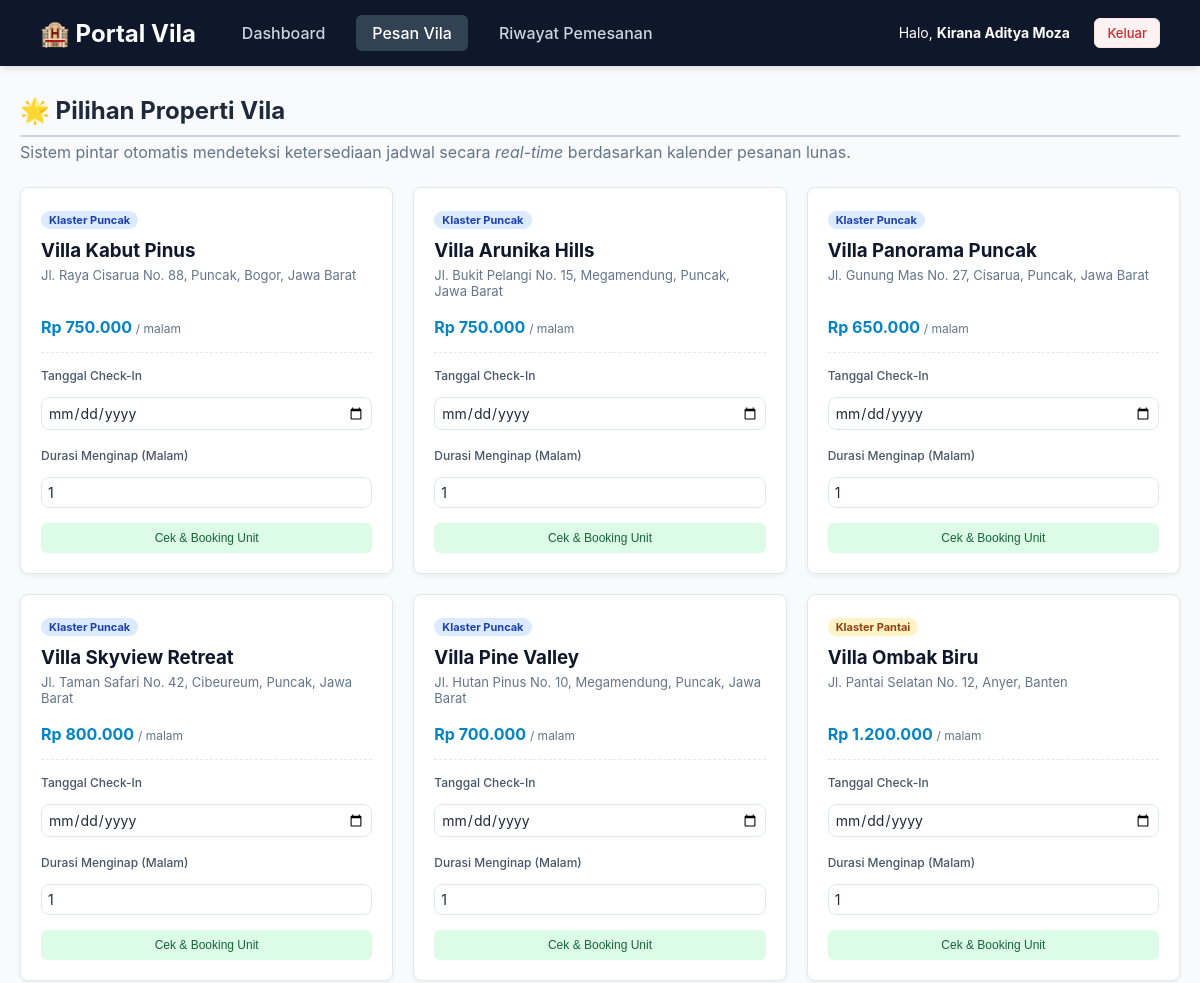
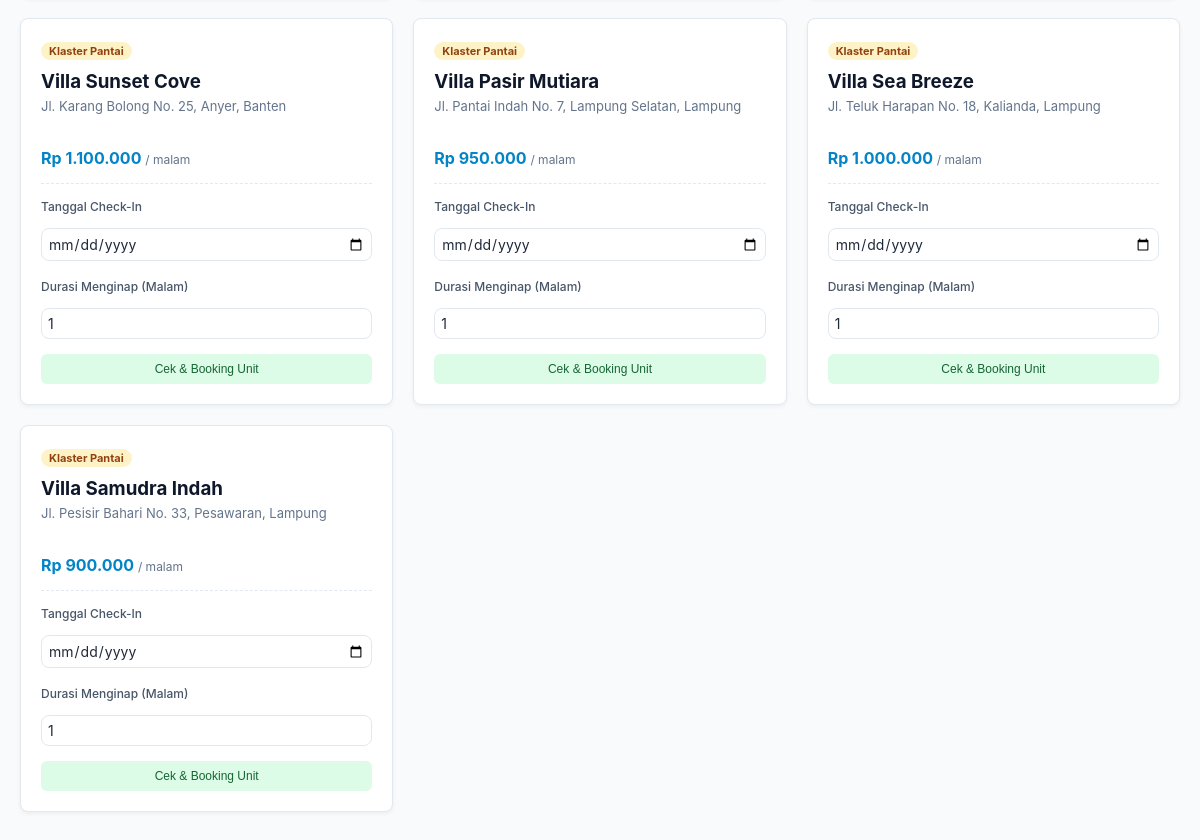
The app's page /customer_villa.php (signed in), older data (2 pictures, top to bottom).
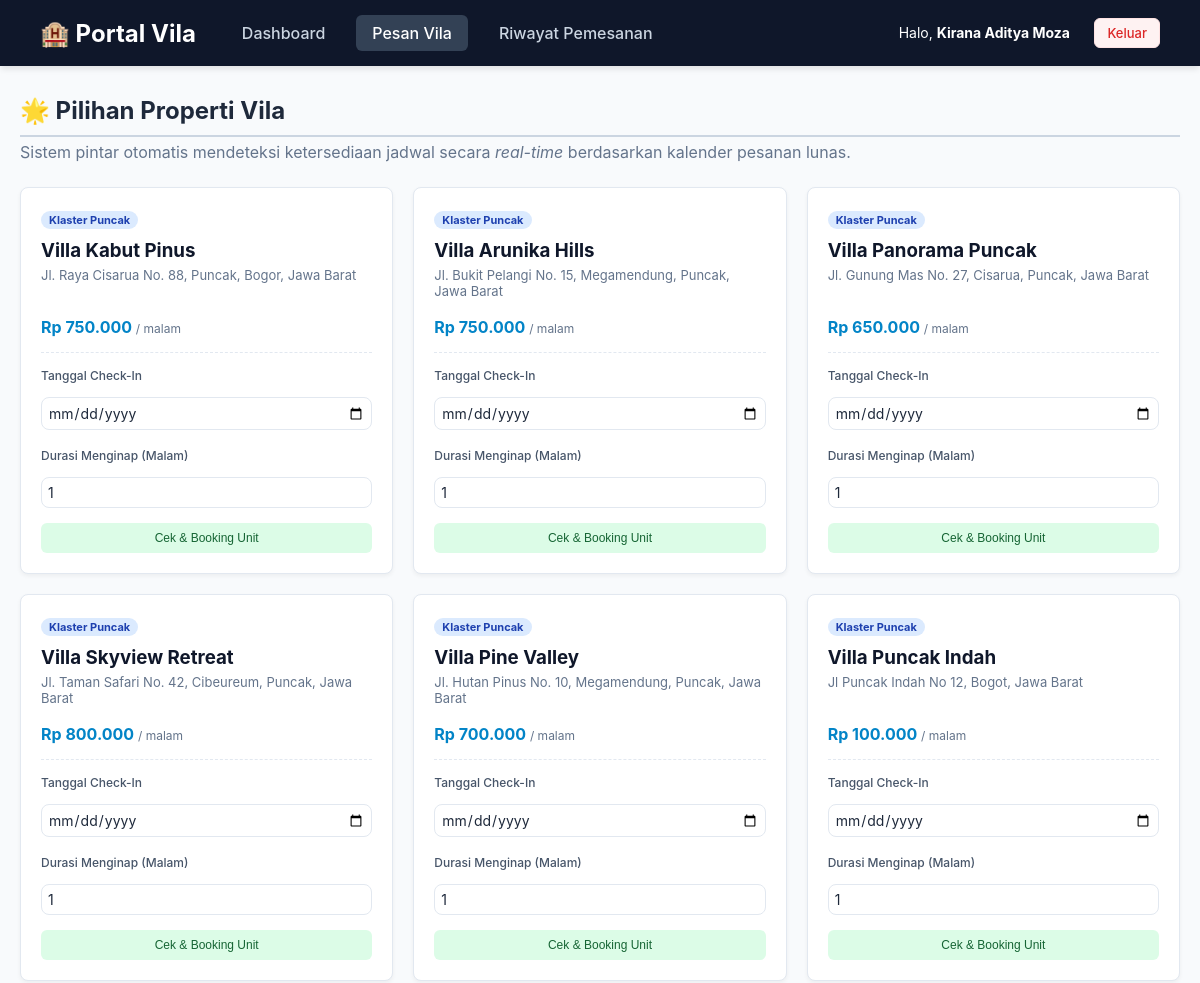
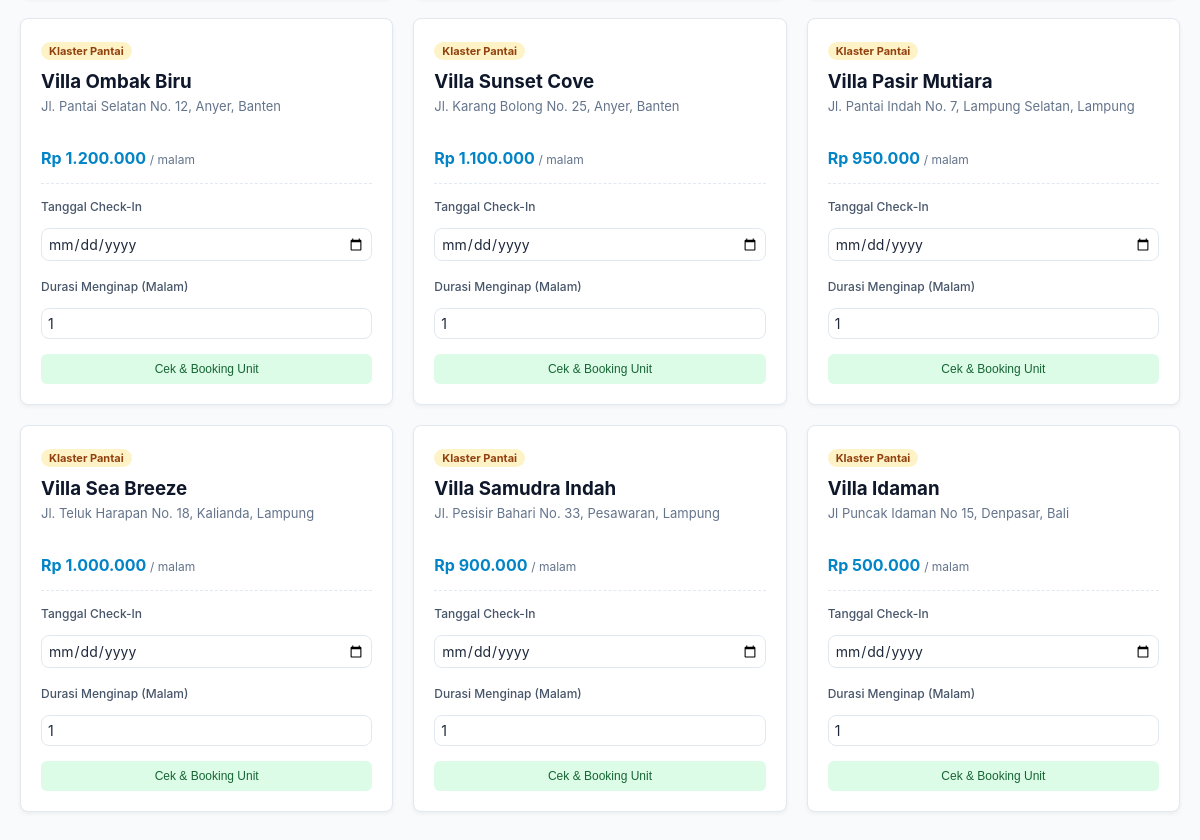
The same page, newer data (2 pictures, top to bottom).
### tables this page shows
CREATE TABLE `vila` (
  `id_vila` varchar(5) NOT NULL,
  `nama_vila` varchar(100) NOT NULL,
  `alamat` text NOT NULL,
  `klaster` enum('Puncak','Pantai') NOT NULL,
  `harga_per_malam` decimal(10,2) NOT NULL,
  `status` enum('Tersedia','Disewa') DEFAULT 'Tersedia'
);

### customer_villa.php (the view, shortened to what this page needs)
<?php
require_once 'config.php';
$villas = $pdo->query("SELECT * FROM vila ORDER BY klaster ASC, id_vila ASC")->fetchAll();
?>
<!DOCTYPE html>
<html lang="id">
<head>
    <link rel="stylesheet" href="style.css">
</head>
<body>
    <?php include 'customer_navbar.php'; ?>
    <div class="container">
        <h2 style="color: #1e293b; border-bottom: 2px solid #cbd5e1; padding-bottom: 10px; margin-bottom: 5px;">🌟 Pilihan Properti Vila</h2>
        <p style="color: #64748b; margin-bottom: 25px;">Sistem pintar otomatis mendeteksi ketersediaan jadwal secara <i>real-time</i> berdasarkan kalender pesanan lunas.</p>
        <div class="grid-katalog">
            <?php foreach ($villas as $v): ?>
                <div class="villa-card">
                    <span class="villa-klaster <?= strtolower($v['klaster']); ?>">Klaster <?= $v['klaster']; ?></span>
                    <h3 style="margin-bottom: 5px; color: #0f172a;"><?= htmlspecialchars($v['nama_vila']); ?></h3>
                    <p style="font-size: 13px; color: #64748b; min-height: 40px; margin-bottom: 10px;"><?= htmlspecialchars($v['alamat']); ?></p>
                    <p style="font-size: 16px; font-weight: bold; color: #0284c7; margin-bottom: 15px;">
                        Rp <?= number_format($v['harga_per_malam'], 0, ',', '.'); ?> <span style="font-size: 12px; font-weight: normal; color: #64748b;">/ malam</span>
                    </p>
                    <form action="" method="POST" style="border-top: 1px dashed #e2e8f0; padding-top: 15px;">
                        <div class="form-group">
                            <label style="font-size: 12px; color: #475569;">Tanggal Check-In</label>
                            <input type="date" name="tgl_checkin" min="<?= date('Y-m-d'); ?>" class="form-control" style="padding: 6px;" required>
                        </div>
                        <div class="form-group" style="margin-bottom: 15px;">
                            <label style="font-size: 12px; color: #475569;">Durasi Menginap (Malam)</label>
                            <input type="number" name="durasi_malam" min="1" max="30" class="form-control" style="padding: 6px;" value="1" required>
                        </div>
                        <button type="submit" name="btn_booking" class="btn btn-success" style="width: 100%; padding: 8px;">Cek & Booking Unit</button>
                    </form>
                </div>
            <?php endforeach; ?>
        </div>
    </div>
</body>
</html>

Row changes from the older to the newer data that the page shows:
added vila: klaster "Puncak", nama_vila "Villa Puncak Indah", alamat "Jl Puncak Indah No 12, Bogot, Jawa Barat", harga_per_malam "100.000"
added vila: klaster "Pantai", nama_vila "Villa Idaman", alamat "Jl Puncak Idaman No 15, Denpasar, Bali", harga_per_malam "500.000"
